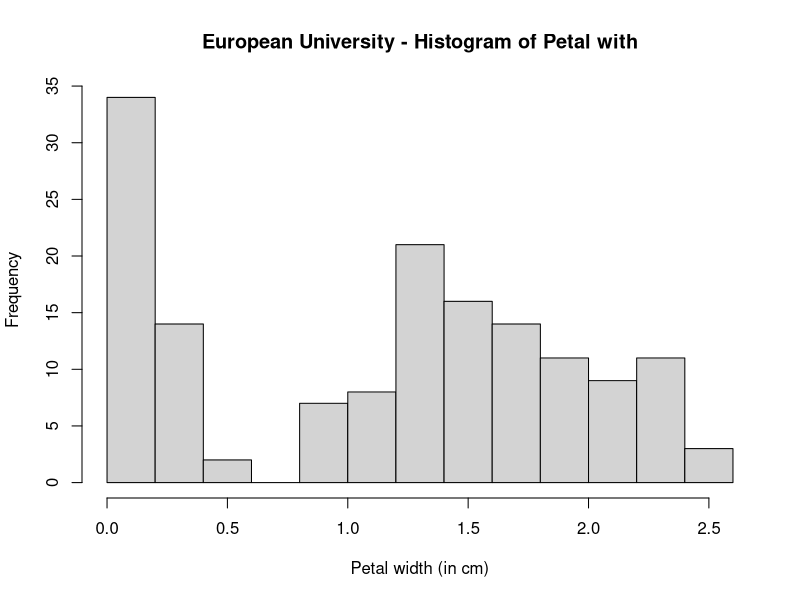

This figure's R source:
library(datasets)
?iris
df<-iris 
head(df)
df
hist(df$Petal.Width,main =" European University - Histogram of Petal with ",
     xlab = "Petal width (in cm)")
rm(list = ls())
detach("package:datasets",unload =TRUE)
graphics.off()
cat("\014")
